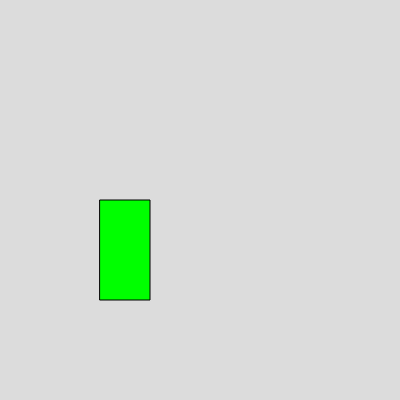
Frame 1 (no input)
Frame 60 (no input): identical to frame 1, image omitted
Frame 120 (the mouse pressed at the canvas centre since frame 60): identical to frame 1, image omitted

The p5.js sketch that drew this single still picture (run headless with seeded random() and noise() and a simulated clock; from frame 60 on, the mouse is pressed at the canvas centre):

// p5.js sketch
// ── sketch.js
let x = 100;
let y = 200;
let w = 50;
let h = 100;

let status = false;

function setup() {
  createCanvas(400, 400);
}

function draw() {
  background(220);

  if (mouseX >= x && mouseX <= x + w && mouseY >= y && mouseY <= y + h) {
    if (mouseIsPressed) {
      fill(120, 0, 0);

      // hier in der draw() wird der status 60 mal / Sekunde umgeschaltet
      /*if(status){
        status = false;
      } else {
        status = true;
      }*/
    } else {
      fill(255, 0, 0);
    }
  } else {
    fill(0, 255, 0);
  }

  if (status) {
    fill(255, 0, 255);
  }

  rect(x, y, w, h);
}

// Event handler
function mousePressed() {
  console.log("click");
  console.log("test");
  print("click");

  if (mouseX >= x && mouseX <= x + w && mouseY >= y && mouseY <= y + h) {
    if (status) {
      status = false;
    } else {
      status = true;
    }
  }
  
  console.log("status: " + status);
}
